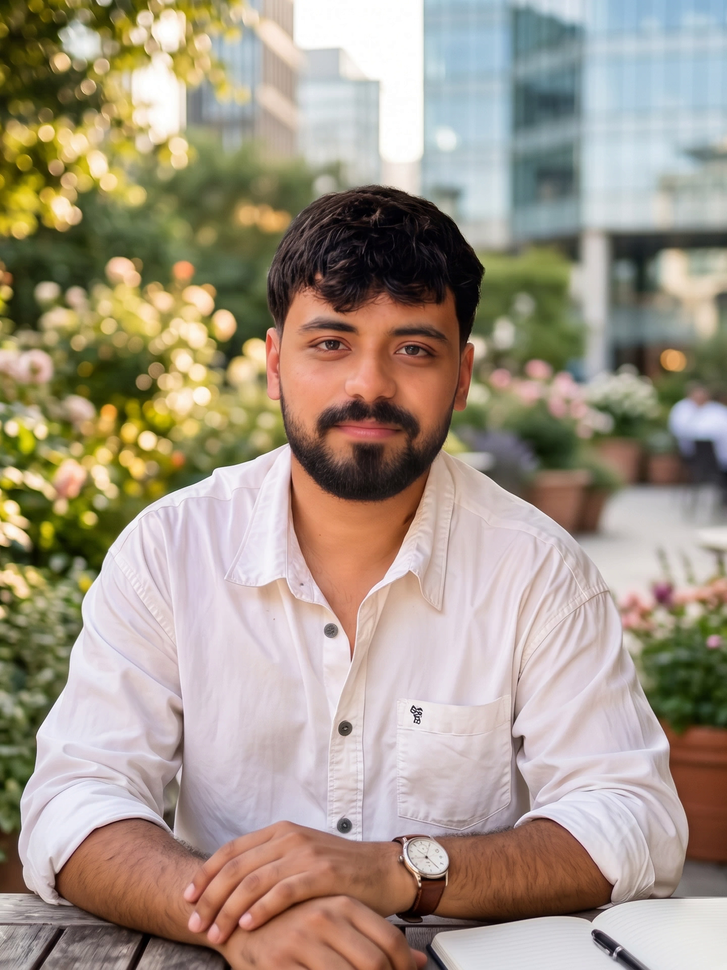
#> input picture scratch/eyes/frame.png, 727 x 970 px, shrunk from 1440 x 1920 before the run, found by its file name
$ python detect.py
#> lines starting #> are read from the running program, lines starting #| are printed output that depends on the picture; after the words box and inside, x2 and y2 are one past the last pixel; in counts of white or black regions, pixels touching at a corner belong together
# Locates the face and both eyes in the slide 04 portrait frame and writes an annotated crop.
import cv2

img = cv2.imread('scratch/eyes/frame.png')
#> img is the input picture: shape (970, 727, 3); mean B, G, R 135, 150.8, 163.7
H, W = img.shape[:2]
#> H = 970; W = 727
gray = cv2.equalizeHist(cv2.cvtColor(img, cv2.COLOR_BGR2GRAY))
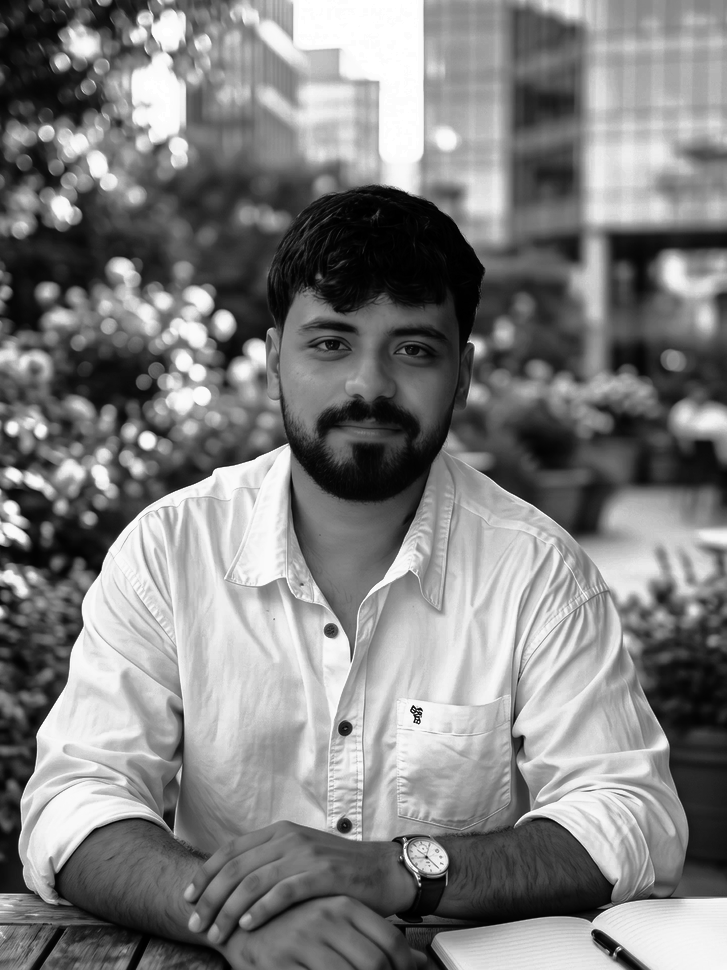
#> gray: shape (970, 727); min 0, max 255, mean 128.2
base = cv2.data.haarcascades
faces = cv2.CascadeClassifier(base + 'haarcascade_frontalface_default.xml').detectMultiScale(gray, 1.1, 6, minSize=(200, 200))
#> faces = [[253, 252, 239, 239]]
print('frame', W, H, 'faces', [tuple(int(v) for v in f) for f in faces])
#| frame 727 970 faces [(253, 252, 239, 239)]
fx, fy, fw, fh = max(faces, key=lambda f: f[2] * f[3])
#> fx = 253; fy = 252; fw = 239; fh = 239
roi = gray[fy:fy + fh // 2 + fh // 8, fx:fx + fw]
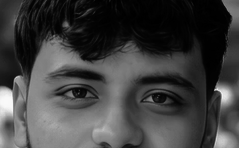
#> roi: shape (148, 239); min 0, max 249, mean 63.6
found = []
for name in ('haarcascade_eye.xml', 'haarcascade_eye_tree_eyeglasses.xml'):
    eyes = cv2.CascadeClassifier(base + name).detectMultiScale(roi, 1.05, 5, minSize=(fw // 10, fw // 10))
    for (x, y, w, h) in eyes:
        found.append((name, fx + x + w / 2, fy + y + h / 2, w))
#> this loop made 2 passes
#> eyes on passes 1 to 2: [[49, 65, 56, 56], [132, 72, 54, 54]], [[54, 69, 48, 48], [136, 76, 48, 48]]
#> after the loop, found = [('haarcascade_eye.xml', 330, 345, 56), ('haarcascade_eye.xml', 412, 351, 54), ('haarcascade_eye_tree_eyeglasses.xml', 331, 345, 48), ('haarcascade_eye_tree_eyeglasses.xml', 413, 352, 48)]
for f in found:
    print('%-36s centre %.0f,%.0f  size %d  uv %.4f,%.4f' % (f[0], f[1], f[2], f[3], f[1] / W, f[2] / H))
#> this loop made 4 passes
#| haarcascade_eye.xml                  centre 330,345  size 56  uv 0.4539,0.3557
#| haarcascade_eye.xml                  centre 412,351  size 54  uv 0.5667,0.3619
#| haarcascade_eye_tree_eyeglasses.xml  centre 331,345  size 48  uv 0.4553,0.3557
#| haarcascade_eye_tree_eyeglasses.xml  centre 413,352  size 48  uv 0.5681,0.3629
out = img.copy()
cv2.rectangle(out, (fx, fy), (fx + fw, fy + fh), (0, 255, 0), 2)
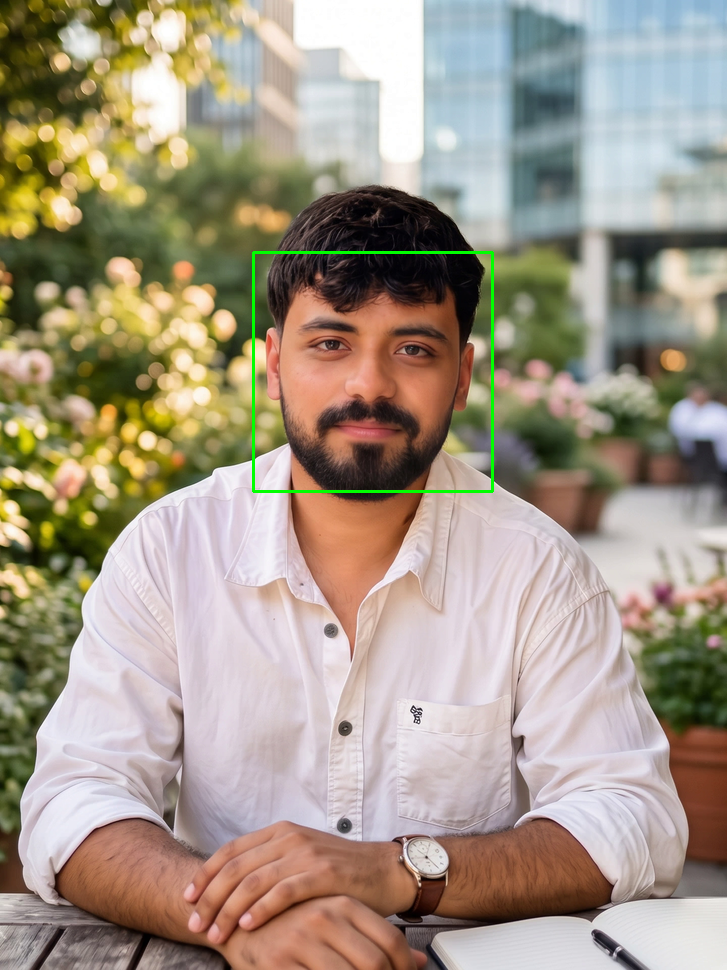
#> out: shape (970, 727, 3); 0.41% of pixels changed, all inside (x1, y1, x2, y2) = (252, 251, 494, 493)
for f in found:
    cv2.circle(out, (int(f[1]), int(f[2])), int(f[3] / 2), (0, 0, 255), 2)
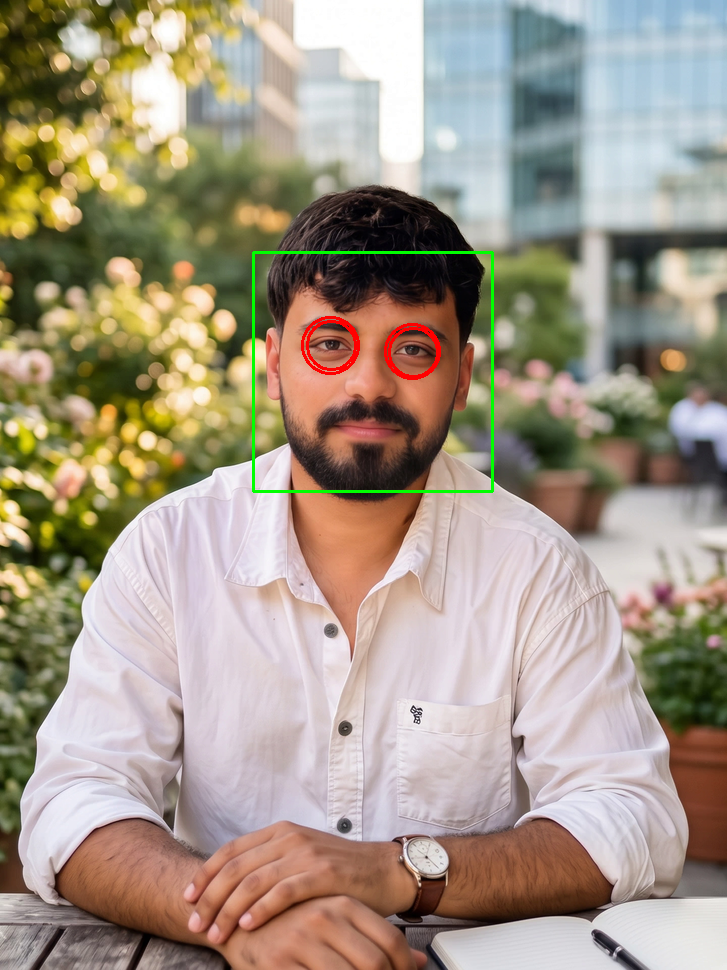
#> out: shape (970, 727, 3); 0.27% of pixels changed, all inside (x1, y1, x2, y2) = (301, 316, 441, 380)
cv2.imwrite('scratch/eyes/detect.png', out[fy - 40:fy + fh // 2 + 120, fx - 40:fx + fw + 40])
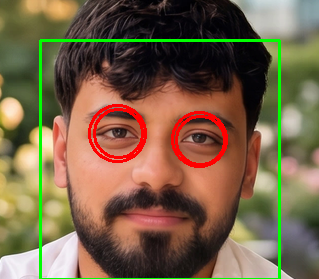
#> saved as detect.png: shape (279, 319, 3); mean B, G, R 72.5, 99.1, 120.3
